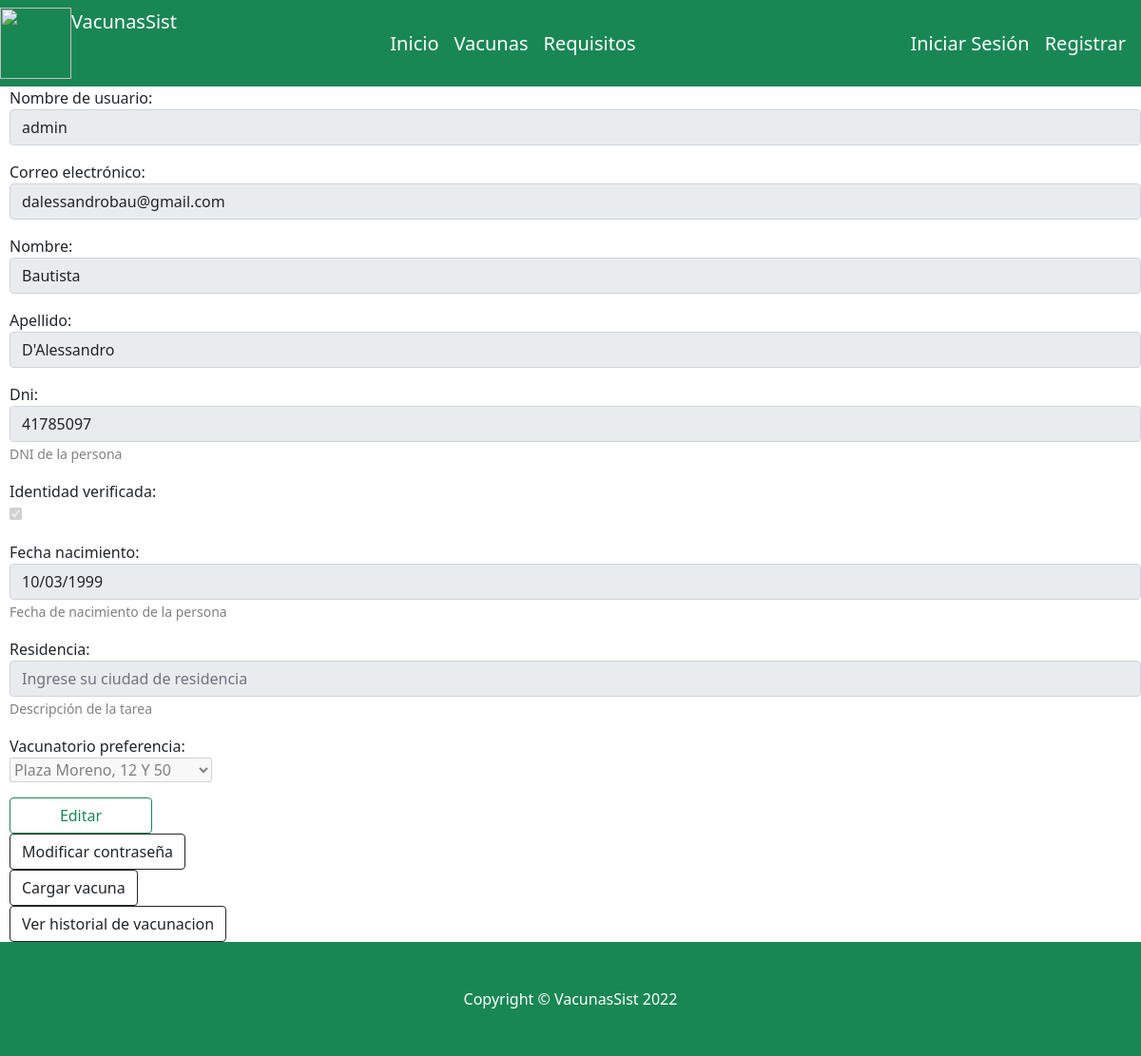
/ver_perfil_usuario/2/, run on an earlier commit of the app's database.
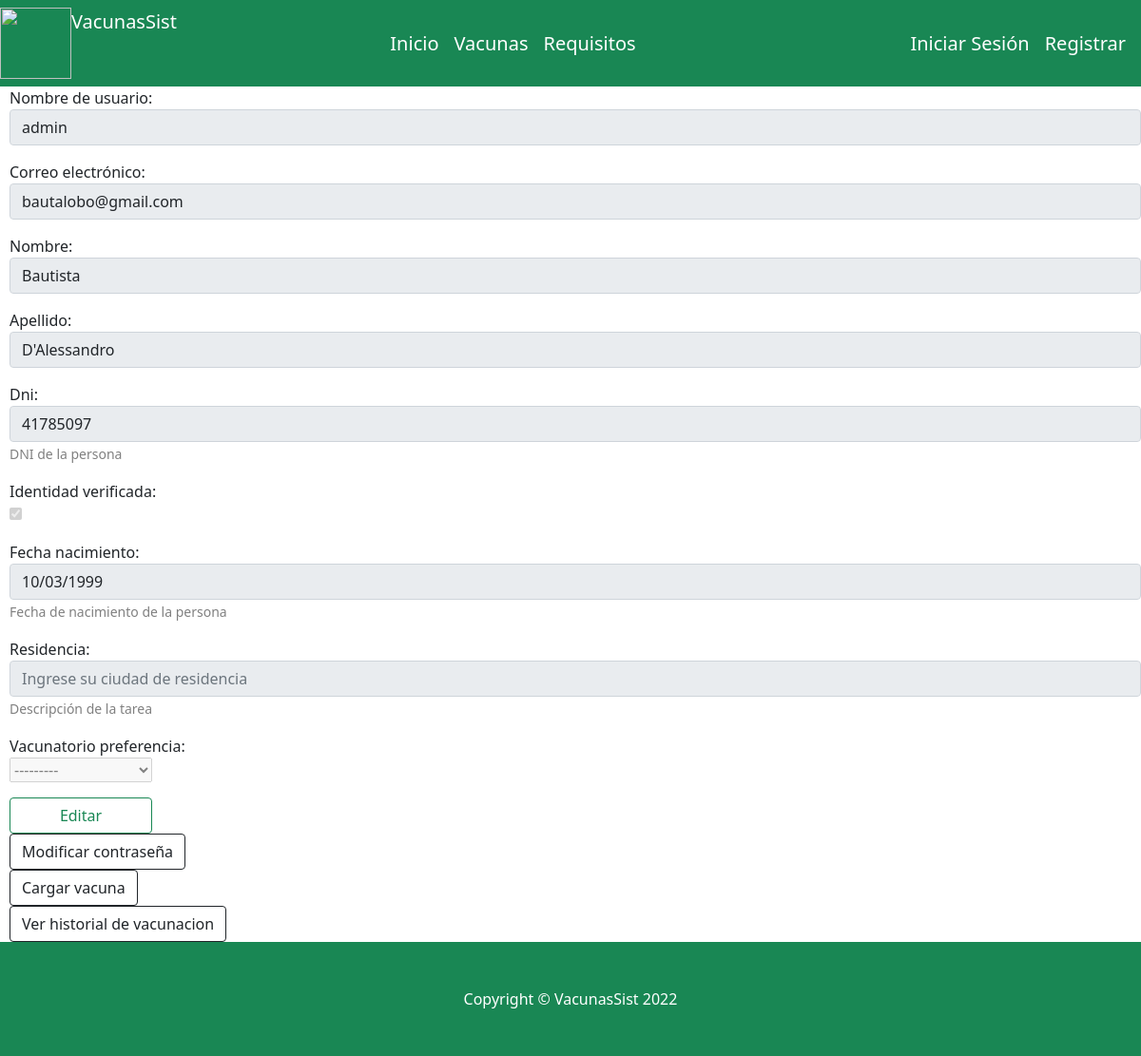
And on a later commit of the database.
### website/models.py (models this page shows)
class Usuario(AbstractBaseUser):
    username =models.CharField('Nombre de usuario', unique=True, max_length=100)
    email = models.EmailField('Correo electrónico', max_length=254, unique=True)
    nombre = models.CharField('Nombre', max_length=254)
    apellido = models.CharField('apellido', max_length=254)
    dni=models.IntegerField(help_text="DNI de la persona", unique=True)
    fecha_nacimiento= models.DateField(help_text="Fecha de nacimiento de la persona")
    residencia = models.TextField(help_text="Descripción de la tarea", null=True)
    vacunatorio_preferencia =models.ForeignKey(Vacunatorio, on_delete=models.CASCADE,null=True)
    fecha_creacion = models.DateTimeField(auto_now_add=True)
    identidad_verificada=models.BooleanField(default=False)
    es_vacunador = models.BooleanField(default=False)
    es_administrador = models.BooleanField(default=False)
    telefono = models.IntegerField(blank=True, null=True)
    direccion = models.CharField(max_length=15, null=True)
    objects= UsuarioManager()
    USERNAME_FIELD = 'username'
    REQUIRED_FIELDS = ['email','nombre', 'apellido','dni', 'fecha_nacimiento']

### website/views.py (the view)
# urls.py: path('ver_perfil_usuario/<int:usuario_id>/',views.verPerfilUsuario, name="ver_perfil_usuario"),
def verPerfilUsuario(request, usuario_id):
        print("entre")
        try:
            usuario=Usuario.objects.get(id=usuario_id)
            usuario_form=UpdateUsuarioForm(instance = usuario)
            usuario_form=usuario_form.deshabilitarCamposVacunador()
            id_usuario=usuario.id
            if not usuario:
                messages.error(request, "No se encontró un usuario con ese DNI")
            return render(request, "website/verPerfil.html",{"usuario_form": usuario_form, 'id_usuario':id_usuario })
        except Exception as e:
            print(repr(e))
            messages.error(request, "No se encontró un usuario con ese DNI")
            return render(request, "website/index.html",)

### website/forms.py (called while the page is built)
    def deshabilitarCamposVacunador(self):
            print(' if verificado')
            self.fields['username'].widget.attrs.update({'disabled': True})
            self.fields['residencia'].widget.attrs.update({'disabled': True})
            self.fields['vacunatorio_preferencia'].widget.attrs.update({'disabled': True})
            self.fields['identidad_verificada'].widget.attrs.update({'disabled': True})
            self.fields['dni'].widget.attrs.update({'readonly': True})
            self.fields['email'].widget.attrs.update({'readonly': True})
            self.fields['fecha_nacimiento'].widget.attrs.update({'readonly': True})
            self.fields['nombre'].widget.attrs.update({'readonly': True})
            self.fields['apellido'].widget.attrs.update({'readonly': True})
            return self

### website/models.py (called while the page is built)
    def __str__(self):
           return self.nombre + self.ubicacion

### website/templates/website/verPerfil.html (shortened to what this page needs)
{% extends "website/layout.html" %}
{% block body %}
<div style="margin-left: 10px; ">
    <form method="post">
        <div class="form-group">
          {% for campo in usuario_form %}
            <p>
              {{ campo.label_tag }}<br>
              {{ campo }}
              {% if campo.help_text %}
                <small style="color: grey">{{ campo.help_text }}</small>
              {% endif %}
            </p>
          {% endfor %}
          {% if not request.user.es_vacunador %}
            {% if not request.user.es_administrador %}
                <input  class="btn btn-outline-success"  type="submit" value="Editar" style="width: 150px;">
                <div class="nav-item"><a class="btn btn-outline-dark mt-auto" href="{% url 'modificar_password' %}">Modificar contraseña</a></div>
                <div class="nav-item"><a class="btn btn-outline-dark mt-auto" href="{% url 'cargar_vacuna' %}">Cargar vacuna</a></div>
              </div>
            {% endif%}
          {% endif%}
          <div class="nav-item"><a class="btn btn-outline-dark mt-auto" href="{% url 'ver_historial_vacunacion' id_usuario %}">Ver historial de vacunacion</a></div>
        </div>
{% endblock %}

What changed in the data, as far as the page shows it:
changed Usuario "admin": email "dalessandrobau@gmail.com" → "bautalobo@gmail.com"; vacunatorio_preferencia "Plaza Moreno, 12 Y 50" → "---------"
